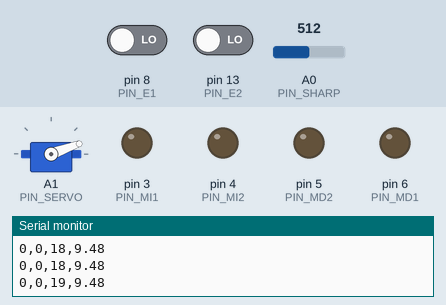
This sketch was run on a simulated Arduino Uno, built with avr-gcc and run on an emulated ATmega328P. Parts: servo, output pins drawn as LEDs (lit = HIGH), the last lines printed to the serial monitor. The inputs (shaded band) are chosen by the test bench; at power-on: A0 (PIN_SHARP) = 512, pin 8 (PIN_E1) LOW, pin 13 (PIN_E2) LOW.

Above: at 1.53 s.
1.6 s: A0 (PIN_SHARP) set to 472
At 2.98 s:
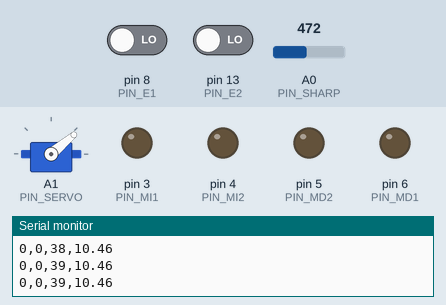
4.6 s: A0 (PIN_SHARP) set to 76
At 4.66 s:
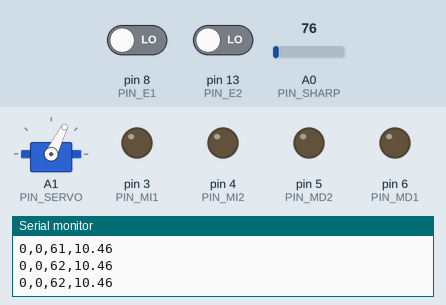
7.6 s: A0 (PIN_SHARP) set to 65
At 7.67 s:
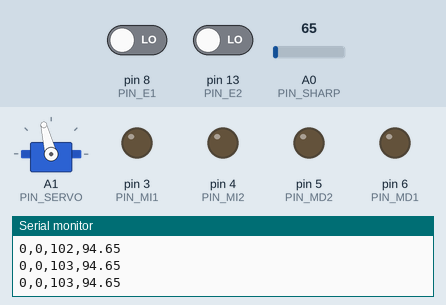
Timing chart, 0 to 19.6 s (numbered marks = the images above; inputs shaded):
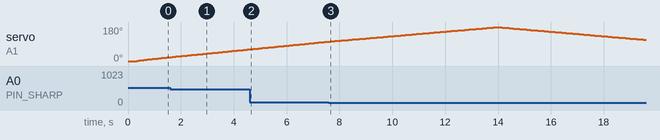

The sketch:

tres_en_uno_v04.ino
```cpp
// Robot Móvil con IA
// Equipo Dinamita
// Recibe 4 valores por puerto serial
// Envía contadores de encoders

// Historial de versiones
// v0.1 Mantiene motores girando en una dirección, muestra pulsos y lectura de distancia
// v0.2 ???
// v0.3 Envía conteo de pulsos y recibe comandos para movimiento
// v0.4 Corrección de bug en el que los motores no se detienen
// v0.4.1 Hacer que el servo rote continuamente
// v0.4.2 Calcular la posición meta usando el contador actual no la meta anterior

// definición de pines
#define PIN_E1 8  //encoder 1
#define PIN_E2 13 //encoder 2
#define PIN_MI1 3  //motor izquierdo 1
#define PIN_MI2 4  //motor izquierdo 2
#define PIN_MD1 6  //motor derecho 1
#define PIN_MD2 5  //motor derecho 2
#define PIN_SHARP A0 //sensor sharp
#define PIN_SERVO A1 //servomotor

// crear objeto para el sensor Sharp
#include "Sharp.h"
Sharp sharp1(PIN_SHARP);

// crear objetos para encoders
#include "Encoder.h"
Encoder encoder1(PIN_E1);
Encoder encoder2(PIN_E2);

// crear objeto para el servo
#include <Servo.h>
Servo myservo;

// Variables globales
int pos = 0; // posición del servo de 0 a 1800, se divide entre 10 para obtener los grados
int incre = 2; //incremento de posición del servo
int pwm_i = 0; //pwm aplicado al motor izquierdo
int pwm_d = 0; //pwm aplicado al motor derecho
int delta_i = 0; //pulsos que debe sumar o restar el encoder izquierdo
int delta_d = 0; //pulsos que debe sumar o restar el encoder derecho
int meta_i = 0; //posición a la que debe llegar la rueda izquierda
int meta_d = 0; //posición a la que debe llegar la rueda derecha

// buffers para recibir valores por el puerto serial
// Los comandos son número enteros separados por coma,
// para indicar el final de la cadena se usa salto de línea (\n)
char buffer_entrada[8]; //buffer de entrada
byte buffer_pos = 0; //posición dentro del buffer
int  arr_int[4]; //para guardar valores convertidos a enteros
byte arr_pos = 0; //posición en el array de enteros

void setup() {
  // entradas para encoders
  pinMode(PIN_E1, INPUT);
  pinMode(PIN_E2, INPUT);

  // salidas para motores
  pinMode(PIN_MI1, OUTPUT); //izq 1
  pinMode(PIN_MI2, OUTPUT); //izq 2
  pinMode(PIN_MD1, OUTPUT); //der 1
  pinMode(PIN_MD2, OUTPUT); //der 2

  // asignar pin al servo
  myservo.attach(PIN_SERVO);
  myservo.write(0);

  // iniciar comunicación serial
  Serial.begin(9600);

  //debug
  //pinMode(13, OUTPUT);
  // inicializar encoders
  encoder1.e = digitalRead(PIN_E1); //estado actual
  encoder1.ePrev = encoder1.e; //estado previo igual al actual
  encoder2.e = digitalRead(PIN_E2); //estado actual
  encoder2.ePrev = encoder2.e; //estado previo igual al actual
  delay(300);
}

void loop() {
  // Recibir datos por puerto serial
  while (Serial.available() > 0) {//si hay datos disponibles
    char c = Serial.read(); //obtener 1 caracter

    if (c == ',' or c == '\n') { //si el caracter es un separador
      buffer_entrada[buffer_pos] = 0; //agregar null terminator
      buffer_pos = 0; //volver al inicio del buffer

      // convertir buffer a entero
      arr_int[arr_pos] = atoi(buffer_entrada);

      if (c == '\n') {//si el caracter es salto de línea
        arr_pos = 0; //volver al inicio del array

        // asignar valores del array a variables delta y pwm
        delta_i = arr_int[0];
        delta_d = arr_int[1];
        pwm_i = arr_int[2];
        pwm_d = arr_int[3];

        // calcular posición meta
        meta_i = encoder1.cont + delta_i;
        meta_d = encoder2.cont + delta_d;
      }
      else {//si no es salto de línea
        arr_pos ++; //incrementar posición en array
      }
    }
    else { //si no es un separador
      buffer_entrada[buffer_pos] = c; //agregar caracter al buffer
      buffer_pos ++; //incrementar posición
    }
  } //fin  while Serial.available

  // Mover motor izquierdo
  if (delta_i < 0 and encoder1.cont > meta_i) {//reversa
    analogWrite(PIN_MI1, 0);
    analogWrite(PIN_MI2, pwm_i);
  }
  else if (delta_i > 0 and encoder1.cont < meta_i) {//adelante
    analogWrite(PIN_MI1, pwm_i);
    analogWrite(PIN_MI2, 0);
  }
  else {//detener motores
    analogWrite(PIN_MI1, 0);
    analogWrite(PIN_MI2, 0);
  }

  // Mover motor derecho
  if (delta_d < 0 and encoder2.cont > meta_d) {//reversa
    analogWrite(PIN_MD1, 0);
    analogWrite(PIN_MD2, pwm_d);
  }
  else if (delta_d > 0 and encoder2.cont < meta_d) {//adelante
    analogWrite(PIN_MD1, pwm_d);
    analogWrite(PIN_MD2, 0);
  }
  else {//detener motores
    analogWrite(PIN_MD1, 0);
    analogWrite(PIN_MD2, 0);
  }

  // Detectar pulsos
  encoder1.pulso( delta_i);
  encoder2.pulso( delta_d);

  // rotar servo
  pos += incre; //sumar incremento
  myservo.write(pos / 10); //mover servo a la nueva posición
  if ((pos <= 0) or (pos >= 1800)) { //si llega al limite
    incre *= -1; //incremento cambia de signo
  }

  // Enviar información de encoders, servo y sensor
  // Valores separados por comas
  Serial.print(encoder1.cont);
  Serial.print(',');
  Serial.print(encoder2.cont);
  Serial.print(',');
  Serial.print(pos / 10);
  Serial.print(',');
  Serial.println(sharp1.distancia(10));

  delay(7); //retardo entre loops
}

// Función signo
int sign(int x) {
  if (x < 0) return -1;
  if (x == 0) return 0;
  return 1;
}
```

Encoder.h
```cpp
class Encoder
{
  public:
    int pin; //pin al que esta conectado
    byte e = 0; //estado
    byte ePrev = 0; //estado previo
    int cont = 0; //contador de pulsos
    int signo = 1; //indica el signo de la rotación (positivo o negativo, avance o reversa)

    //ctor
    Encoder (int p): pin(p) {}

    //método para detectar pulso
    byte pulso(int s) {
      if (s > 0) signo = 1; //obtener signo de rotación
      if (s < 0) signo = -1;

      e = digitalRead(pin); //estado actual
      byte r = (e != ePrev); //comparar con el estado previo

      if (r == true) //si el estado cambió
        cont += signo; //sumar o restar al contador de pulsos

      ePrev = e; //actualizar estado previo
      return r; //devolver resultado
    }
};
```

Sharp.h
```cpp
class Sharp {
  public:
    int pin; //pin al que está conectado
    //float d; //distancia en cm

    //ctor
    Sharp (int p): pin(p) {}

    //método para leer distancia
    //toma n muestras y obtiene el promedio
    //después usa una función exponencial para calcular la distancia en cm
    float distancia(int n)
    {
      long suma = 0;
      for (int i = 0; i < n; i++)
      {
        suma = suma + analogRead(pin);
      }
      float adc = suma / n;
      float distancia_cm = 17569.7 * pow(adc, -1.2062);
      return (distancia_cm);
    }
};
```

Measured:
- the behaviour switches between 491 and 490 on A0 (PIN_SHARP) (found by bisection; images 0 and 1)
- the behaviour switches between 73 and 72 on A0 (PIN_SHARP) (found by bisection; images 2 and 3)
- by itself, servo on A1 (PIN_SERVO): rises from 103° to 180° in 6.3 s, then falls to 112° in 5.6 s
